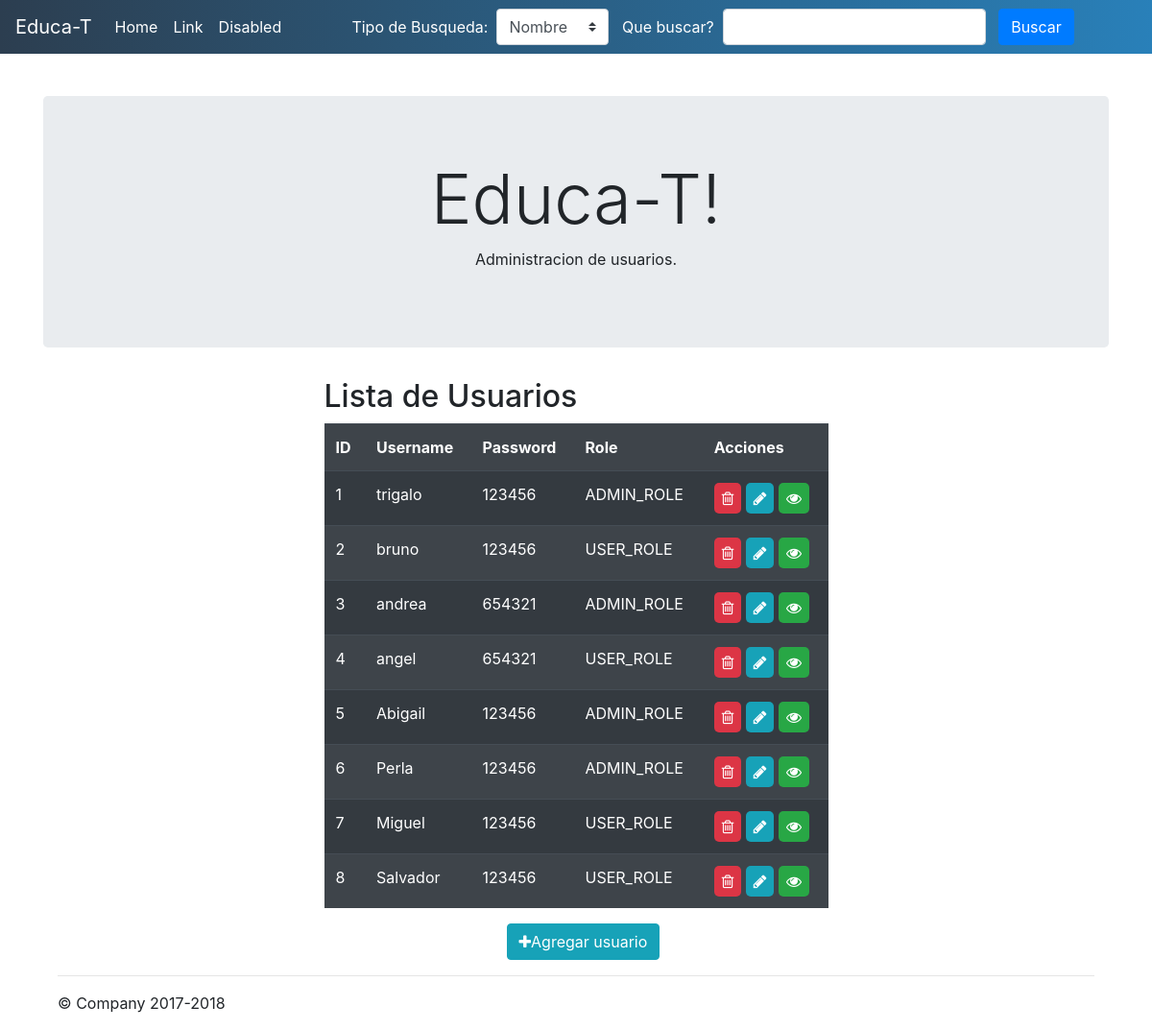
Screenshot of /listarUsuarios.php with the database file from the repository.
### tables this page shows
CREATE TABLE `usuario` (
  `usuario_id` int(1) NOT NULL,
  `nombre` varchar(15) NOT NULL,
  `password` varchar(15) NOT NULL,
  `role` varchar(20) NOT NULL
);

### listarUsuarios.php (the view, shortened to what this page needs)
<!DOCTYPE html>
<html lang="en">
<head>
    <link rel="stylesheet" href="https://stackpath.bootstrapcdn.com/bootstrap/4.3.1/css/bootstrap.min.css">
    <link rel="stylesheet" href="https://netdna.bootstrapcdn.com/font-awesome/4.0.3/css/font-awesome.css">
    <link rel="stylesheet" href="css/miestilo.css">
    <?php
        include 'conexion.php';
    ?>
</head>
<body class="container">
        <nav class="navbar navbar-expand-md navbar-light fixed-top " style="background: #2980b9;  /* fallback for old browsers */
        background: -webkit-linear-gradient(to right, #2c3e50, #2980b9);  /* Chrome 10-25, Safari 5.1-6 */
        background: linear-gradient(to right, #2c3e50, #2980b9); /* W3C, IE 10+/ Edge, Firefox 16+, Chrome 26+, Opera 12+, Safari 7+ */
        ">
          <a class="navbar-brand" href="#" style="color: white;">Educa-T</a>
          <div class="collapse navbar-collapse" id="navbarsExampleDefault">
            <ul class="navbar-nav mr-auto">
              <li class="nav-item active">
                <a class="nav-link" href="#" style="color: white;">Home <span class="sr-only">(current)</span></a>
              </li>
              <li class="nav-item">
                <a class="nav-link" href="#" style="color: white;">Link</a>
              </li>
              <li class="nav-item">
                <a class="nav-link disabled" href="#" style="color: white;">Disabled</a>
              </li>
            </ul>
            <ul class="navbar-nav mr-auto">
              <li>
                <form action="resultadosUsuarios.php" method="POST" class="form-inline">
                  <span class="text-white"> Tipo de Busqueda: &nbsp;</span>
                  <div class="form-group">
                    <select name="tipobusqueda" class="custom-select">
                      <option value="nombre">Nombre
                      <option value="password">Password
                    </select>
                  </div>
                  <span class="text-white">Que buscar? &nbsp;</span>
                  <input name="terminobusqueda" type=text class="form-control">
                  <input type=submit value="Buscar" class="btn btn-primary">
                </form>
              </li>
            </ul>
          </div>
        </nav>
        <main role="main">
          <div class="jumbotron " style="margin-top:100px;">
            <div class="container" >
              <h1 class="display-3 text-center">Educa-T!</h1>
              <p class="text-center">Administracion de usuarios.</p>
            </div>
          </div>
          <div class="container">
            <div class="row">
              <div class="col-md-6 offset-md-3">
                <h2>Lista de Usuarios</h2>
                <table class="table table-dark table-striped table-hover">
                      <tr>
                            <th>ID</th>
                            <th>Username</th>
                            <th>Password</th>
                            <th>Role</th>
                            <th>Acciones</th>
                      </tr>
                      <?php
                          $repetir = $con->query("SELECT * FROM usuario");
                          while($fila = $repetir->fetch_assoc()){
                      ?>
                          <tr>
                              <td><?php echo $fila['usuario_id'] ?></td>
                              <td><?php echo $fila['nombre'] ?></td>
                              <td><?php echo $fila['password'] ?></td>
                              <td><?php echo $fila['role'] ?></td>
                              <td>
                                <a href="eliminarUsuario.php?id= <?php echo $fila['usuario_id'] ?>" >
                                  <i class="fa fa-trash-o btn-danger p-2" style=" border-radius: 5px 5px 5px 5px;"></i>
                                </a>
                                <a href="actualizarUsuario.php?id= <?php echo $fila['usuario_id'] ?>" >
                                  <i class="fa fa-pencil btn-info p-2" style=" border-radius: 5px 5px 5px 5px;"></i>
                                </a>
                                <a href="detalleUsuario.php?id= <?php echo $fila['usuario_id'] ?>" >
                                  <i class="fa fa-eye btn-success p-2" style=" border-radius: 5px 5px 5px 5px;"></i>
                                </a>
                              </td>
                          </tr>
                      <?php
                        }
                      ?>
                </table>
                <div class="col-md-8 offset-md-4">
                  <a href="insertarUsuario.php" class="btn btn-info"><i class="fa fa-plus"></i>Agregar usuario</a>
                </div>
              </div>
            </div>
            <hr>
          </div>
        </main>
        <footer class="container">
          <p>&copy; Company 2017-2018</p>
        </footer>
</body>
</html>

### conexion.php (shortened to what this page needs)
<!DOCTYPE html>
<html lang="en">
<head>
    <link rel="stylesheet" href="https://stackpath.bootstrapcdn.com/bootstrap/4.3.1/css/bootstrap.min.css">
    <link rel="stylesheet" href="css/miestilo.css">
</head>
<body class="container">
</body>
</html>

### rows the page displays
usuario: usuario_id "1", nombre "trigalo", password "123456", role "ADMIN_ROLE"
usuario: usuario_id "2", nombre "bruno", password "123456", role "USER_ROLE"
usuario: usuario_id "3", nombre "andrea", password "654321", role "ADMIN_ROLE"
usuario: usuario_id "4", nombre "angel", password "654321", role "USER_ROLE"
usuario: usuario_id "5", nombre "Abigail", password "123456", role "ADMIN_ROLE"
usuario: usuario_id "6", nombre "Perla", password "123456", role "ADMIN_ROLE"
usuario: usuario_id "7", nombre "Miguel", password "123456", role "USER_ROLE"
usuario: usuario_id "8", nombre "Salvador", password "123456", role "USER_ROLE"
